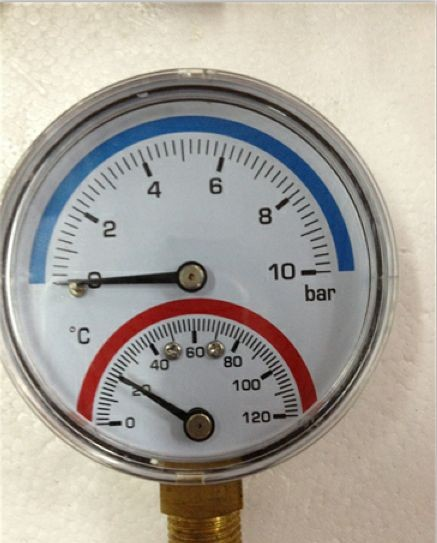
#> input picture yibiao1.jpg, 437 x 543 px, found by its file name
$ python main.py
#> lines starting #> are read from the running program, lines starting #| are printed output that depends on the picture; after the words box and inside, x2 and y2 are one past the last pixel; in counts of white or black regions, pixels touching at a corner belong together
#> further down, img1 is the input picture: shape (543, 437, 3); mean B, G, R 155.5, 163.2, 168.3
import cv2
import numpy as np
import matplotlib.pyplot as plt
import os

# ====================== 精准坐标配置 ======================
img_path1 = r"C:\Users\Lizhen\Desktop\yibiao\yibiao1.jpg"  # 437×543
img_path2 = r"C:\Users\Lizhen\Desktop\yibiao\yibiao2.jpg"  # 4096×3852
save_dir = r"C:\Users\Lizhen\Desktop\yibiao\test"
os.makedirs(save_dir, exist_ok=True)

# 仪表1精准数据
GAUGE1_ROOT = [(191, 275), (198, 424)]
GAUGE1_TIP = [(68, 280), (120, 376)]
READING1 = ["Pressure: 0.0 bar", "Temperature: 20.0 ℃"]

# 仪表2精准数据
GAUGE2_ROOT = [(2039, 2040), (2025, 2943)]
GAUGE2_TIP = [(2508, 870), (1893, 2413)]
READING2 = ["Temperature: 19.0 ℃", "Humidity: 50.0 %"]

# ====================== 终极强化参数 ======================
# 纯红色 (BGR格式)
RED = (0, 0, 255)
# 仪表1（小图）
FONT1 = 0.9
THICK1 = 4
LINE1 = 6
# 仪表2（大图）
FONT2 = 2.0
THICK2 = 8
LINE2 = 15


# ==================================================================

def process_7_steps(img, img_name, roots, tips, readings):
    # 核心修复：保留BGR格式绘图（颜色生效关键）
#> called with img_name = '仪表1'
    img_bgr = img.copy()
    h, w = img.shape[:2]
#> h = 543; w = 437

    # -------------------------- 4.1 读入图像 --------------------------
    plt.imsave(os.path.join(save_dir, f"4.1_{img_name}_原图.jpg"), cv2.cvtColor(img_bgr, cv2.COLOR_BGR2RGB))
    print(f"✅ 4.1 {img_name} 原图已保存")

    # -------------------------- 4.2 灰度化 --------------------------
    gray = cv2.cvtColor(img_bgr, cv2.COLOR_BGR2GRAY)
    plt.imsave(os.path.join(save_dir, f"4.2_{img_name}_灰度图.jpg"), gray, cmap='gray')
    print(f"✅ 4.2 {img_name} 灰度图已保存")

    # -------------------------- 4.3 高斯滤波 --------------------------
    blur = cv2.GaussianBlur(gray, (5, 5), 1)
    plt.imsave(os.path.join(save_dir, f"4.3_{img_name}_滤波图.jpg"), blur, cmap='gray')
    print(f"✅ 4.3 {img_name} 滤波图已保存")

    # -------------------------- 4.4 二值化 --------------------------
    _, binary = cv2.threshold(blur, 100, 255, cv2.THRESH_BINARY_INV)
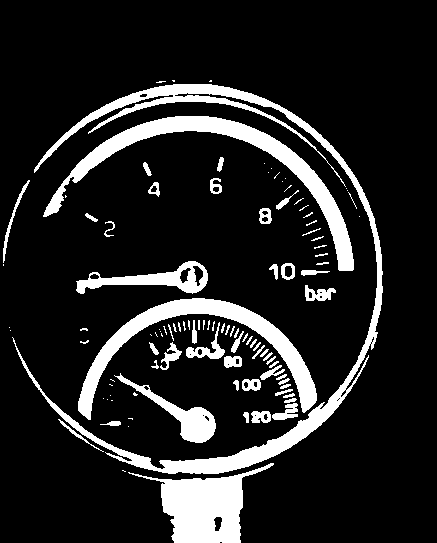
#> binary: shape (543, 437); 14.2% white; 107 white regions (48 under 20 px), largest, box (x1, y1, x2, y2) and area: (12, 84, 383, 474) 9470, (43, 116, 354, 271) 6100, (78, 298, 317, 420) 5182
    plt.imsave(os.path.join(save_dir, f"4.4_{img_name}_二值图.jpg"), binary, cmap='gray')
    print(f"✅ 4.4 {img_name} 二值图已保存")

    # -------------------------- 4.5 形态学处理 --------------------------
    kernel = np.ones((3, 3), np.uint8)
    morph = cv2.morphologyEx(binary, cv2.MORPH_OPEN, kernel)
#> morph: shape (543, 437); 13.3% white; 51 white regions (10 under 20 px), largest, box (x1, y1, x2, y2) and area: (40, 84, 383, 474) 7889, (44, 116, 354, 271) 6090, (78, 298, 317, 420) 5180
    plt.imsave(os.path.join(save_dir, f"4.5_{img_name}_形态学图.jpg"), morph, cmap='gray')
    print(f"✅ 4.5 {img_name} 形态学图已保存")

    # -------------------------- 4.6 红色指针+红色文字 --------------------------
    img_pointer = img_bgr.copy()
    for i in range(2):
        rx, ry = roots[i]
        tx, ty = tips[i]

        if img_name == "仪表1":
            lw, fs, ft = LINE1, FONT1, THICK1
            tx_pos, ty_pos = rx - 100, ry - 50
        else:
            lw, fs, ft = LINE2, FONT2, THICK2
            tx_pos, ty_pos = rx - 300, ry - 150

        # 红色加粗指针
        cv2.line(img_pointer, (rx, ry), (tx, ty), RED, lw)
        # 红色超大文字
        cv2.putText(img_pointer, readings[i], (tx_pos, ty_pos),
                    cv2.FONT_HERSHEY_SIMPLEX, fs, RED, ft)
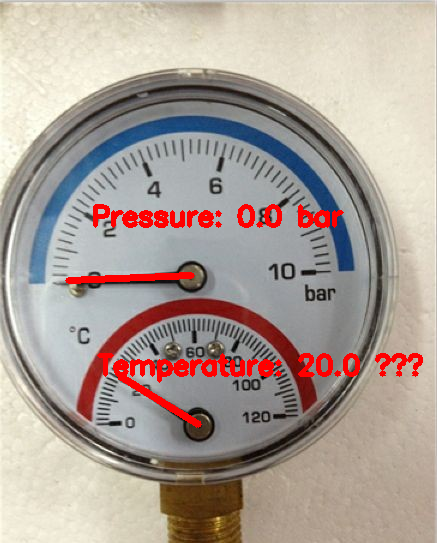
#> img_pointer: shape (543, 437, 3); 3.21% of pixels changed, all inside (x1, y1, x2, y2) = (65, 204, 423, 428)

    plt.imsave(os.path.join(save_dir, f"4.6_{img_name}_指针检测图.jpg"), cv2.cvtColor(img_pointer, cv2.COLOR_BGR2RGB))
    print(f"✅ 4.6 {img_name} 指针检测图已保存")

    # -------------------------- 4.7 红色最终读数图 --------------------------
    img_final = img_bgr.copy()
    for i, label in enumerate(readings):
        if img_name == "仪表1":
            cv2.putText(img_final, label, (50, 100 + i * 60),
                        cv2.FONT_HERSHEY_SIMPLEX, FONT1, RED, THICK1)
        else:
            cv2.putText(img_final, label, (200, 300 + i * 200),
                        cv2.FONT_HERSHEY_SIMPLEX, FONT2, RED, THICK2)
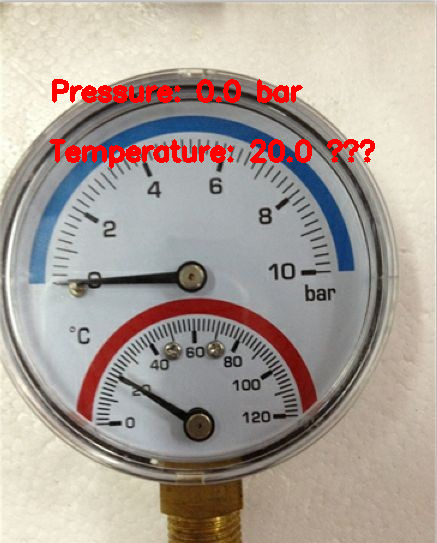
#> img_final: shape (543, 437, 3); 2.55% of pixels changed, all inside (x1, y1, x2, y2) = (49, 79, 375, 169)

    plt.imsave(os.path.join(save_dir, f"4.7_{img_name}_读数结果图.jpg"), cv2.cvtColor(img_final, cv2.COLOR_BGR2RGB))
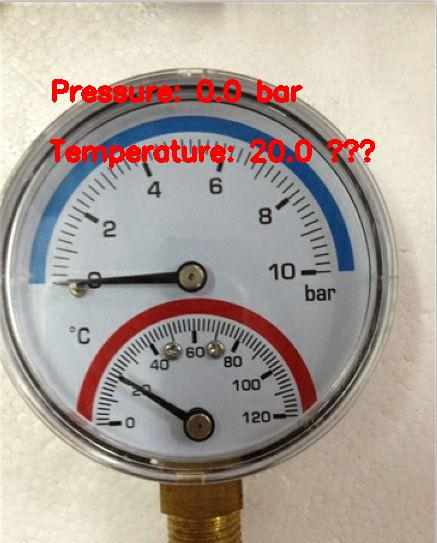
#> saved as 4.7_仪表1_读数结果图.jpg: shape (543, 437, 3); mean R, G, B 171.3, 159.7, 152
    print(f"✅ 4.7 {img_name} 读数结果图已保存")

    return readings


# -------------------------- 主程序 --------------------------
if __name__ == "__main__":
    print("=" * 60)
    img1 = cv2.imread(img_path1)
    res1 = process_7_steps(img1, "仪表1", GAUGE1_ROOT, GAUGE1_TIP, READING1) if img1 is not None else ["读取失败"] * 2
#> res1 = ['Pressure: 0.0 bar', 'Temperature: 20.0 ℃']

    print("\n" + "=" * 60)
    img2 = cv2.imread(img_path2)
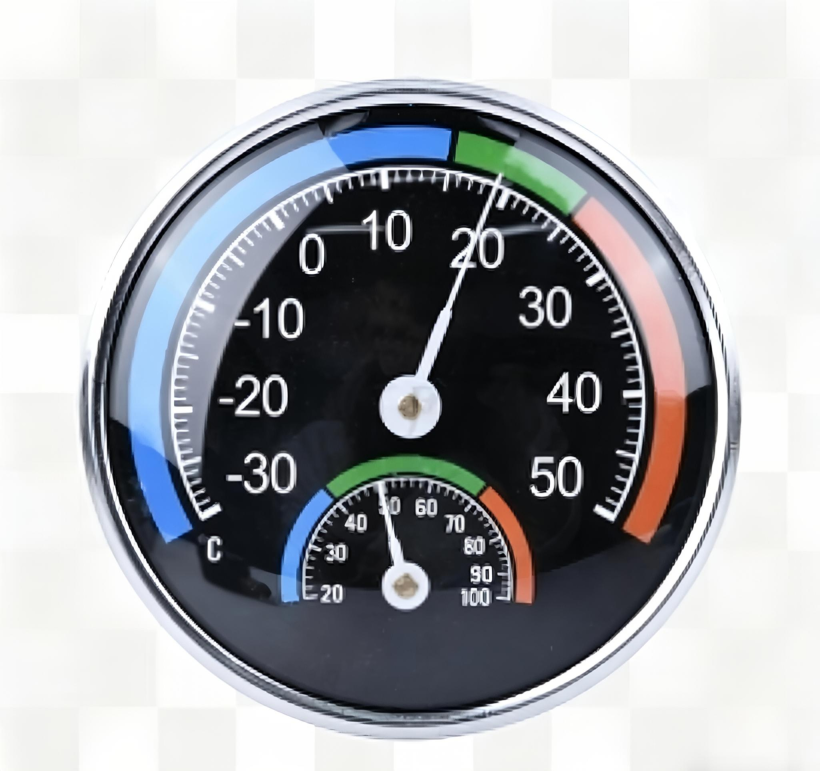
#> input picture yibiao2.jpg, 4096 x 3852 px, found by its file name (shown at 1/5 size)
#> img2 is the input picture: shape (3852, 4096, 3); mean B, G, R 168.6, 164.8, 162.6
    res2 = process_7_steps(img2, "仪表2", GAUGE2_ROOT, GAUGE2_TIP, READING2) if img2 is not None else ["读取失败"] * 2
#> call 2 of process_7_steps, with img_name = '仪表2'
#> in process_7_steps (call 2), `_, binary = cv2.threshold(blur, 100, 255, cv2.THRESH_BINARY_INV)`:
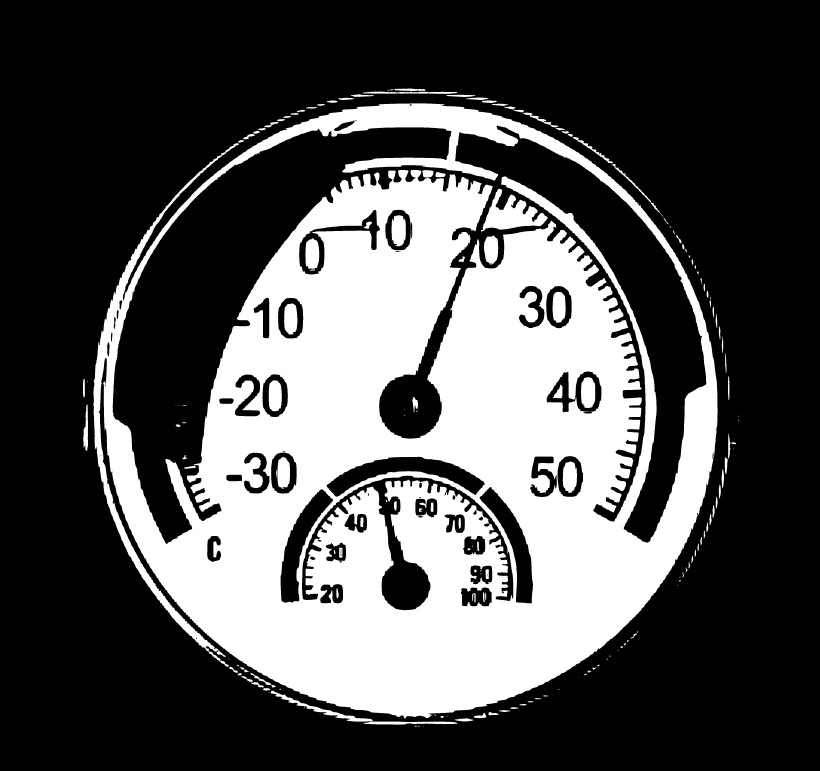
#> binary: shape (3852, 4096) (shown at 1/5 size); 32.4% white; 185 white regions (35 under 20 px), largest, box (x1, y1, x2, y2) and area: (466, 517, 3588, 3592) 4918115, (2405, 944, 2738, 1158) 32274, (1354, 3454, 2287, 3623) 14536
#> in process_7_steps (call 2), `morph = cv2.morphologyEx(binary, cv2.MORPH_OPEN, kernel)`: morph: shape (3852, 4096); 32.3% white; 168 white regions (18 under 20 px), largest, box (x1, y1, x2, y2) and area: (466, 517, 3588, 3592) 4917385, (2405, 944, 2738, 1158) 32268, (2905, 1886, 2976, 2041) 9342
#> in process_7_steps (call 2), `plt.imsave(os.path.join(save_dir, f"4.7_{img_name}_读数结果图.jpg"), cv2.cv..`:
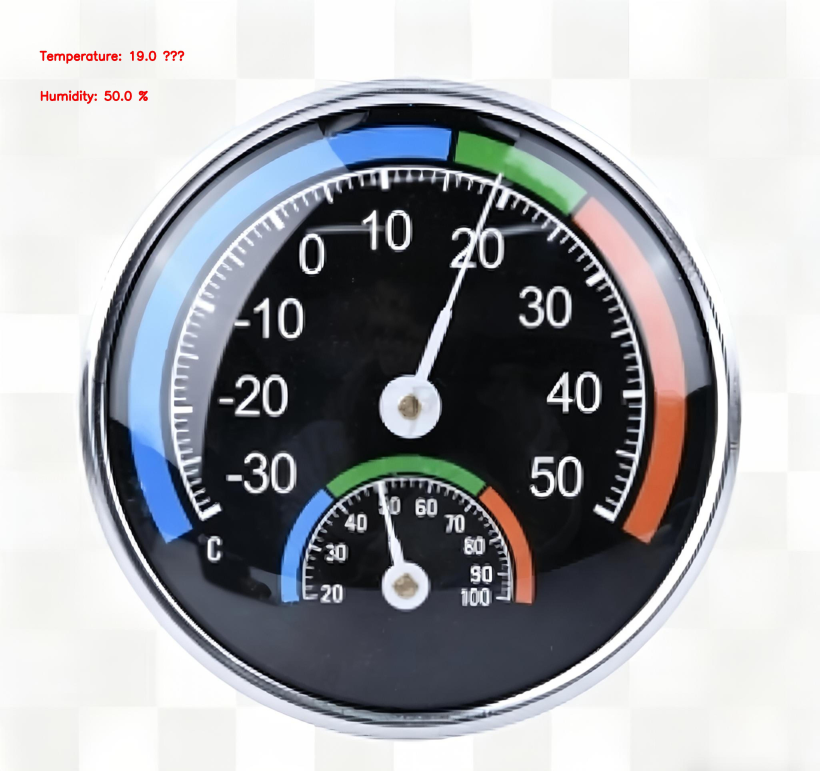
#> saved as 4.7_仪表2_读数结果图.jpg: shape (3852, 4096, 3) (shown at 1/5 size); mean R, G, B 162.6, 164.5, 168.3
#> res2 = ['Temperature: 19.0 ℃', 'Humidity: 50.0 %']

    print("\n" + "=" * 70)
    print("🎯 最终结果（纯红色标注+最大字体+最粗线条）")
    print(f"仪表1：{res1[0]} | {res1[1]}")
#| 仪表1：Pressure: 0.0 bar | Temperature: 20.0 ℃
    print(f"仪表2：{res2[0]} | {res2[1]}")
#| 仪表2：Temperature: 19.0 ℃ | Humidity: 50.0 %
    print("=" * 70)
